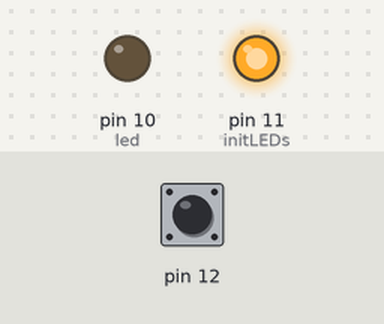
This program was run on a simulated Arduino Mega 2560, built with avr-gcc and run on an emulated ATmega2560. Shown: output pins drawn as LEDs (lit = HIGH). The inputs (shaded band) are chosen by the test bench; at power-on: pin 12 HIGH. What the program prints to the serial monitor is not drawn.

Above: at 2.8 s.
2.9 s: pin 12 pulled LOW for 1.2 s
At 5.9 s:
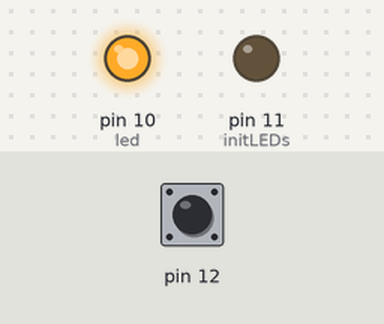
Timing chart, 0 to 12.4 s (numbered marks = the images above; inputs shaded):
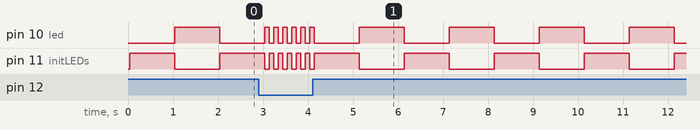

The program:

main.cpp
```cpp
// This code for toggling 2 LEDS
// Dale Hetherington
// 9-3-20


#include <Arduino.h>
#include <avr/io.h>
#include "led.h"
#include "switch.h"
#define SHORT_DELAY 100
#define LONG_DELAY 1000

int main() {

  // set baud rate for the serial port print function
  Serial.begin(9600);

// Use Arduino library to print to serial port
 Serial.println ("Hello World I am here");
 Serial.println ("I am still here");
// flush out buffer so that entire string will print
 Serial.flush();


//initialize LEDS
initLEDs();  // set direction of LED pins
//initialize switch
initswitch(); // set the switch for input

while (1) {
// if switch is pressed SHORT_DELAY
if (!(PINB & (1 << PINB6))) {

Toggle_LEDs();
  _delay_ms (SHORT_DELAY);

}
// the above if statement checks for switch closed
// if it is open then we go to the else code
else {

Toggle_LEDs();
_delay_ms (LONG_DELAY);
}
}

return 0;

}
```

led.cpp
```cpp
#include <avr/io.h>
#include "led.h"

void initLEDs() {

  //set the data direction register to output
  // i'll choose PORTB4 and PORTB5

  DDRB |= (1<<DDB5)  | (1<<DDB4);
  PORTB |= (1 << PORTB4);  // turn on PORTB4 led
}

void Toggle_LEDs(){
  PORTB ^= (1 <<PORTB4) | (1 << PORTB5);

}
```

led.h
```cpp
#ifndef LED_H
#define LED_H

void initLEDs();
void Toggle_LEDs();

#endif
```

switch.cpp
```cpp
#include <avr/io.h>
#include "switch.h"

void initswitch() {

  //set the data direction register to input
  // i'll choose header pin 12 (bit location PB6)

  DDRB &= ~(1<<DDB6); // set direction for input
  PORTB |= (1 << PORTB6);  // enable the pullup resistor for stable input
}
```

switch.h
```cpp
#ifndef SWITCH_H
#define SWITCH_H

void initswitch();

#endif
```
